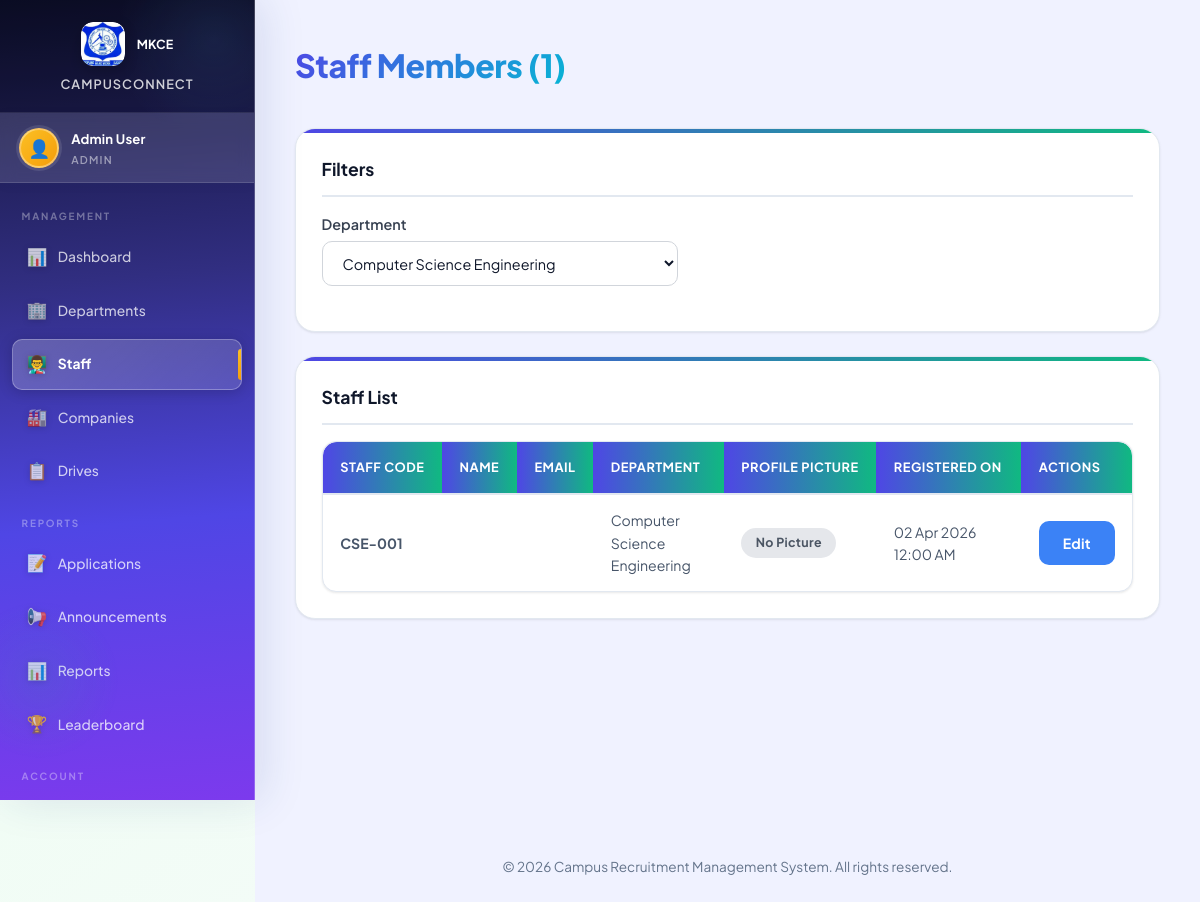
Page /admin/staff.php?dept=1 (signed in) on the committed database.
### tables this page shows
CREATE TABLE `department_staff` (
  `staff_id` int(11) NOT NULL AUTO_INCREMENT,
  `name` varchar(100) NOT NULL DEFAULT '',
  `dept_id` int(11) NOT NULL,
  `email` varchar(100) NOT NULL DEFAULT '',
  `phone` varchar(20) DEFAULT NULL,
  `password` varchar(255) NOT NULL,
  `profile_pic` varchar(255) DEFAULT NULL,
  `profile_completed` tinyint(1) NOT NULL DEFAULT 0,
  `created_at` timestamp NOT NULL DEFAULT current_timestamp(),
  `staff_code` varchar(50) DEFAULT NULL,
  PRIMARY KEY (`staff_id`)
);

CREATE TABLE `departments` (
  `dept_id` int(11) NOT NULL,
  `dept_name` varchar(100) NOT NULL
);

### admin/staff.php (the view, shortened to what this page needs)
<?php
require_once '../config/db.php';
try {
    $conn->query("SELECT created_at FROM department_staff LIMIT 1");
} catch (Exception $e) {
    $conn->exec("ALTER TABLE department_staff ADD COLUMN created_at TIMESTAMP DEFAULT CURRENT_TIMESTAMP");
}
$departments = $conn->query("SELECT * FROM departments ORDER BY dept_name")->fetchAll();
$dept_filter = $_GET['dept'] ?? 'all';
$where = "WHERE 1=1";
$params = [];
if ($dept_filter !== 'all') {
    $where .= " AND ds.dept_id = ?";
    $params[] = (int)$dept_filter;
}
$stmt = $conn->prepare("
    SELECT ds.*, d.dept_name
    FROM department_staff ds
    LEFT JOIN departments d ON ds.dept_id = d.dept_id
    $where
    ORDER BY ds.name
");
$stmt->execute($params);
$staff = $stmt->fetchAll();
include '../includes/header.php';
?>
<div class="main-content-wrapper">
<div class="container">
    <div class="page-header">
        <h2>Staff Members (<?= count($staff) ?>)</h2>
    </div>
    <div class="card">
        <div class="card-header">Filters</div>
        <form method="GET" class="d-flex gap-2 flex-wrap align-center">
            <div class="form-group" style="min-width:200px;">
                <label>Department</label>
                <select name="dept" class="form-control" onchange="this.form.submit()">
                    <?php foreach ($departments as $d): ?>
                        <option value="<?= $d['dept_id'] ?>" <?= $dept_filter == $d['dept_id'] ? 'selected' : '' ?>>
                            <?= htmlspecialchars($d['dept_name']) ?>
                        </option>
                    <?php endforeach; ?>
                </select>
            </div>
        </form>
    </div>
    <div class="card">
        <div class="card-header">Staff List</div>
        <div class="table-responsive">
            <table>
                <thead>
                    <tr>
                        <th>Staff Code</th>
                        <th>Name</th>
                        <th>Email</th>
                        <th>Department</th>
                        <th>Profile Picture</th>
                        <th>Registered On</th>
                        <th>Actions</th>
                    </tr>
                </thead>
                <tbody>
                    <?php foreach ($staff as $s): ?>
                    <tr>
                        <td><strong><?= htmlspecialchars($s['staff_code'] ?? 'N/A') ?></strong></td>
                        <td><?= htmlspecialchars($s['name']) ?></td>
                        <td><?= htmlspecialchars($s['email']) ?></td>
                        <td><?= htmlspecialchars($s['dept_name'] ?? 'N/A') ?></td>
                        <td>
                            <?php if ($s['profile_pic']): ?>
                                <img src="/campuss/uploads/profiles/<?= htmlspecialchars($s['profile_pic']) ?>" alt="Profile" style="width:50px; height:50px; border-radius:50%; object-fit:cover;">
                            <?php else: ?>
                                <span class="badge badge-secondary">No Picture</span>
                            <?php endif; ?>
                        </td>
                        <td><?= date('d M Y h:i A', strtotime($s['created_at'])) ?></td>
                        <td>
                            <button class="btn btn-info btn-sm" onclick="editStaff(<?= $s['staff_id'] ?>, '<?= htmlspecialchars($s['name']) ?>', '<?= htmlspecialchars($s['email']) ?>', '<?= htmlspecialchars($s['staff_code'] ?? '') ?>')">Edit</button>
                        </td>
                    </tr>
                    <?php endforeach; ?>
                </tbody>
            </table>
        </div>
    </div>
</div>
<?php include '../includes/footer.php'; ?>

### css/modern-design.css (style rules this page uses)
:root { --color-bg-primary: #ffffff; --color-bg-secondary: #f5f7fa; --color-bg-tertiary: #eff2f5; --color-text-primary: #1f2937; --color-text-secondary: #6b7280; --color-text-tertiary: #9ca3af; --color-bg-primary-dark: #0f172a; --color-bg-secondary-dark: #1e293b; --color-bg-tertiary-dark: #334155; --color-text-primary-dark: #f1f5f9; --color-text-secondary-dark: #cbd5e1; --color-text-tertiary-dark: #94a3b8; --gradient-primary: linear-gradient(135deg, #3b82f6 0%, #2563eb 100%); --gradient-secondary: linear-gradient(135deg, #10b981 0%, #059669 100%); --gradient-tertiary: linear-gradient(135deg, #f59e0b 0%, #d97706 100%); --gradient-quaternary: linear-gradient(135deg, #8b5cf6 0%, #7c3aed 100%); --gradient-warm: linear-gradient(135deg, #06b6d4 0%, #0891b2 100%); --neon-purple: #6366f1; --neon-cyan: #0891b2; --neon-pink: #ec4899; --neon-blue: #3b82f6; --shadow-sm: 0 2px 8px rgba(31, 41, 55, 0.08); --shadow-md: 0 4px 16px rgba(31, 41, 55, 0.10); --shadow-lg: 0 8px 32px rgba(31, 41, 55, 0.12); --shadow-xl: 0 20px 48px rgba(31, 41, 55, 0.15); --glow-soft: 0 0 20px rgba(59, 130, 246, 0.2); --glow-medium: 0 0 40px rgba(59, 130, 246, 0.3); --glow-strong: 0 0 60px rgba(59, 130, 246, 0.4); --radius-sm: 8px; --radius-md: 12px; --radius-lg: 16px; --radius-xl: 24px; --radius-full: 9999px; --space-1: 4px; --space-2: 8px; --space-3: 12px; --space-4: 16px; --space-5: 20px; --space-6: 24px; --space-8: 32px; --space-10: 40px; --space-12: 48px; --transition-fast: 150ms cubic-bezier(0.4, 0, 0.2, 1); --transition-base: 250ms cubic-bezier(0.4, 0, 0.2, 1); --transition-slow: 350ms cubic-bezier(0.4, 0, 0.2, 1); }
:root[data-theme="light"], body:not(.dark-mode) { --active-bg-primary: var(--color-bg-primary); --active-bg-secondary: var(--color-bg-secondary); --active-bg-tertiary: var(--color-bg-tertiary); --active-text-primary: var(--color-text-primary); --active-text-secondary: var(--color-text-secondary); --active-text-tertiary: var(--color-text-tertiary); }
* { margin: 0; padding: 0; box-sizing: border-box; }
html { scroll-behavior: smooth; }
body { font-family: -apple-system, BlinkMacSystemFont, 'Segoe UI', 'Roboto', 'Oxygen', 'Ubuntu', 'Cantarell', 'Fira Sans', 'Droid Sans', 'Helvetica Neue', sans-serif; background-color: var(--active-bg-primary); color: var(--active-text-primary); line-height: 1.6; transition: background-color var(--transition-base), color var(--transition-base); overflow-x: hidden; }
:root[data-theme="light"] body { background-color: var(--color-bg-primary); }
.form-group { margin-bottom: var(--space-5); }
.card-header { display: flex; justify-content: space-between; align-items: center; margin-bottom: var(--space-6); flex-wrap: wrap; gap: var(--space-3); }

### css/sidebar-fix.css (style rules this page uses)
*, *::before, *::after { box-sizing: border-box; }
html, body { margin: 0; padding: 0; overflow-x: hidden; width: 100%; font-family: 'Poppins', 'Segoe UI', sans-serif; }
body { background: #f0f4ff !important; }

### css/all-modules.css (style rules this page uses)
:root { --c-bg: #f0f4ff; --c-white: #ffffff; --c-border: #e2e8f0; --c-border-h: #93c5fd; --c-text: #1e293b; --c-muted: #64748b; --c-radius: 18px; --c-shadow: 0 2px 16px rgba(30,58,138,0.06); --c-shadow-h: 0 10px 36px rgba(37,99,235,0.12); --s-1: #2563eb; --s-2: #1d4ed8; --s-grad: linear-gradient(135deg,#2563eb,#1d4ed8); --t-1: #7c3aed; --t-2: #6d28d9; --t-grad: linear-gradient(135deg,#7c3aed,#6d28d9); --a-1: #4f46e5; --a-2: #4338ca; --a-grad: linear-gradient(135deg,#4f46e5,#4338ca); }
body, .sidebar, .login-card, .stud-card { transition: background 0.4s cubic-bezier(.4,0,.2,1), color 0.4s cubic-bezier(.4,0,.2,1), box-shadow 0.4s; }

### rows in the picture
department_staff: staff_code "CSE-001", dept.dept_name "Computer Science Engineering", shows "No Picture", created_at "02 Apr 2026 12:00 AM"

### other values in the picture
$_SESSION['name'] "Admin User"
$_SESSION['role'] "ADMIN"
count($staff) "1"
form field dept "Computer Science Engineering"
